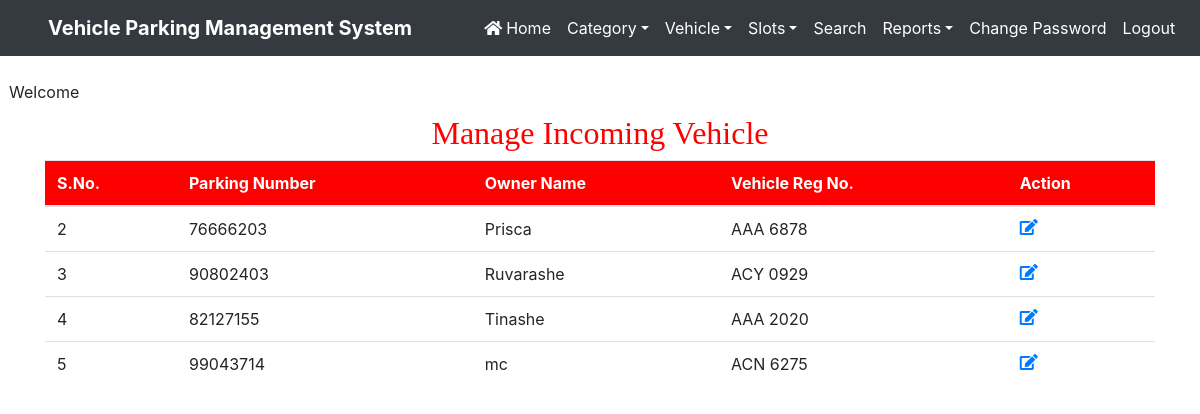
The app's page /manage_incomingvehicle, older data.
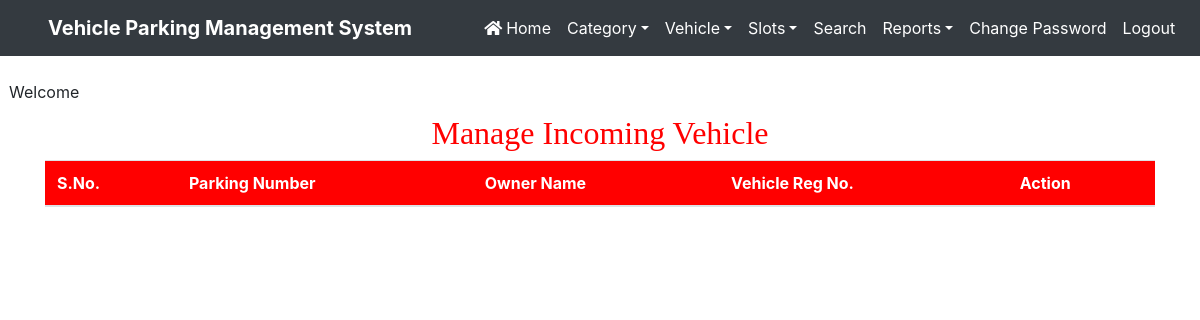
The same page, newer data.
### vehicle/models.py (models this page shows, shortened)
class Vehicle(models.Model):
    parkingnumber = models.CharField(max_length=20)
    category = models.ForeignKey(Category, on_delete=models.CASCADE)
    vehiclecompany = models.CharField(max_length=50)
    regno = models.CharField(max_length=10)
    ownername = models.CharField(max_length=50)
    ownerId = models.CharField(max_length=50)
    ownercontact = models.CharField(max_length=15)
    pdate = models.DateField()
    intime = models.CharField(max_length=50)
    outtime = models.CharField(max_length=50)
    parkingcharge = models.CharField(max_length=50)
    parkingslot = models.CharField(max_length=50)
    remark = models.CharField(max_length=500)
    status = models.CharField(max_length=20)

### vehicle/views.py (the view)
# urls.py: path('manage_incomingvehicle',manage_incomingvehicle,name='manage_incomingvehicle'),
def manage_incomingvehicle(request):
    vehicle = Vehicle.objects.filter(status="In")
    d = {'vehicle':vehicle}
    return render(request, 'manage_incomingvehicle.html', d)

### vehicle/templates/manage_incomingvehicle.html (shortened to what this page needs)
{% load static %}
<html>
<head>
{% include 'headeradmin.html' %}
  <link rel = stylesheet href="https://cdn.datatables.net/1.10.20/css/jquery.dataTables.min.css">
<link rel = stylesheet href="https://cdn.datatables.net/buttons/1.6.1/css/buttons.dataTables.min.css">
</head>
<body>
{% include 'nav2admin.html' %}
<br> &nbsp;&nbsp;Welcome <b style = 'text-transform : capitalize ; color : blue'>{{request.user.username}}</b>
  <div class="container" style = "margin-top:10px">
    <h2 class="text-center" style = "font-family : Monotype Corsiva ; color : red">Manage Incoming Vehicle</h2>
    <table class='table table-hover' id = example>
      <thead style = 'background-color : red ; color : white'>
        <tr>
          <th>S.No.</th>
          <th>Parking Number</th>
          <th>Owner Name</th>
          <th>Vehicle Reg No.</th>
          <th>Action</th>
        </tr>
      </thead>
      <tbody>
        {% for i in vehicle %}
        <tr>
          <td>{{i.parkingslot}}</td>
          <td>{{i.parkingnumber}}</td>
          <td>{{i.ownername}}</td>
          <td>{{i.regno}}</td>
          <td><a href="{% url 'view_incomingdetail' i.id %}" ><i class="fa fa-edit fa-1x"></i></a></td>
        </tr>
        {% endfor %}
      </tbody>
    </table>
  </div>
</body>
</html>

Row changes from the older to the newer data that the page shows:
removed Vehicle: parkingslot "2", parkingnumber "76666203", ownername "Prisca", regno "AAA 6878"
removed Vehicle: parkingslot "3", parkingnumber "90802403", ownername "Ruvarashe", regno "ACY 0929"
removed Vehicle: parkingslot "4", parkingnumber "82127155", ownername "Tinashe", regno "AAA 2020"
removed Vehicle: parkingslot "5", parkingnumber "99043714", ownername "mc", regno "ACN 6275"
